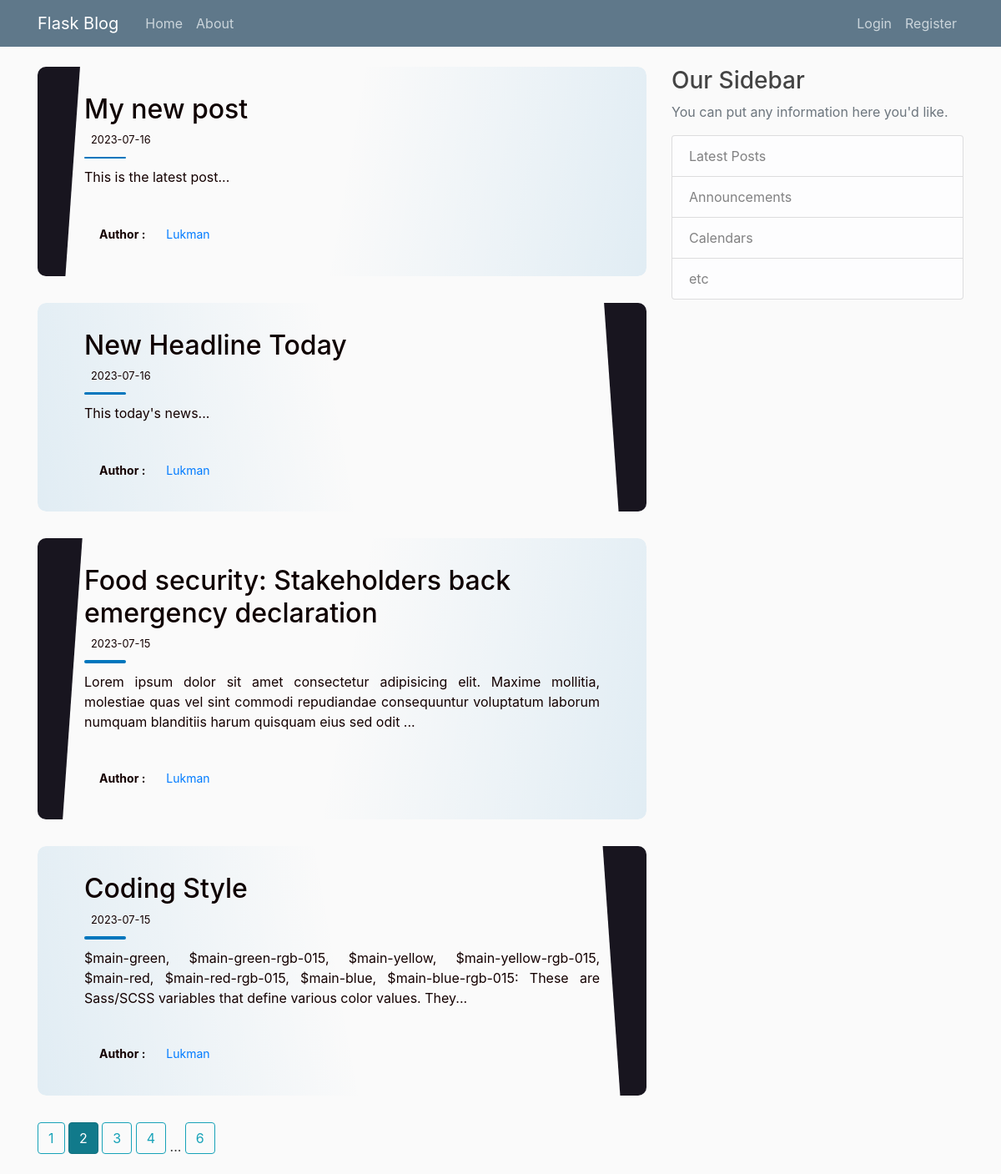
The page /home?page=2 on the database its author committed.
### flaskblog/models.py (models this page shows, shortened)
class Post(db.Model):
    id = db.Column(db.Integer, primary_key=True)
    title = db.Column(db.String(100), nullable=False)
    date_posted = db.Column(db.DateTime, nullable=False, default=datetime.utcnow)
    content = db.Column(db.Text, nullable=False)
    user_id = db.Column(db.Integer, db.ForeignKey('user.id'), nullable=False)

class User(db.Model, UserMixin):
    id = db.Column(db.Integer, primary_key=True)
    username = db.Column(db.String(20), unique=True, nullable=False)
    email = db.Column(db.String(120), unique=True, nullable=False)
    image_file = db.Column(db.String(20), nullable=False, default='default.jpg')
    password = db.Column(db.String(60), nullable=False)
    posts = db.relationship('Post', backref='author', lazy=True)

### flaskblog/main/routes.py (the view)
@main.route('/')
@main.route('/home')
def home():
    page = request.args.get('page', 1, type=int)
    posts= Post.query.order_by(Post.date_posted.desc()).paginate(page=page, per_page=4)#number of post per page
    return render_template('home.html', posts=posts, title='Home Page')

### flaskblog/templates/home.html (shortened to what this page needs)
{% extends 'layout.html' %}
{% block content %}
  {% for post in posts.items %}
		<article class="postcard dark blue">
			<div class="postcard__text">
                <h2><a href="{{ url_for('posts.post', post_id=post.id) }}" class="article-title">{{ post.title }}</a></h2>
				<div class="postcard__subtitle small">
					<time datetime="2020-05-25 12:00:00">
						{{ post.date_posted.strftime('%Y-%m-%d') }}
					</time>
				</div>
				<div class="postcard__bar"></div>
				<div class="postcard__preview-txt"><p class="article-content">{{ post.content[:200] }}...</p></div>
				<ul class="postcard__tagbox">
					<li class="tag__item"><b>Author :</b> </li>
					<li class="tag__item play blue">
            <a href="{{ url_for('posts.user_posts', username=post.author.username) }}" class="mr-2">{{ post.author.username }}</a>
					</li>
				</ul>
			</div>
		</article>
  {% endfor %}
  <div class="pagination-container">
    {% for page_num in posts.iter_pages(left_edge=1, right_edge=1, left_current=1, right_current=2) %}
      {% if page_num %}
        {% if posts.page == page_num %}
          <a class="btn btn-info mb-4 active" href="{{ url_for('main.home', page=page_num) }}">{{ page_num }}</a>
        {% else %}
          <a class="btn btn-outline-info mb-4" href="{{ url_for('main.home', page=page_num) }}">{{ page_num }}</a>
        {% endif %}
      {% else %}
        <span class="dots">...</span>
      {% endif %}
    {% endfor %}
  </div>
{% endblock %}

### flaskblog/static/css/main.css (style rules this page uses)
body { background: #fafafa; color: #333333; margin-top: 5rem; }
h1, h2, h3, h4, h5, h6 { color: #444444; }
:root { --main-green: #79dd09; --main-green-rgb-015: rgba(121, 221, 9, 0.1); --main-yellow: #bdbb49; --main-yellow-rgb-015: rgba(189, 187, 73, 0.1); --main-red: #bd150b; --main-red-rgb-015: rgba(189, 21, 11, 0.1); --main-blue: #0076bd; --main-blue-rgb-015: rgba(0, 118, 189, 0.1); }
.postcard { flex-wrap: wrap; display: flex; border-radius: 10px; margin: 0 0 2rem 0; overflow: hidden; position: relative; color: #070000; }
.postcard.dark .postcard__text { color: #140000; }
.postcard .small { font-size: 80%; }
.postcard .postcard__bar { width: 50px; height: 10px; margin: 10px 0; border-radius: 5px; transition: width 0.2s ease; }
.postcard .postcard__text { padding: 1.5rem; position: relative; display: flex; flex-direction: column; }
.article-title { color: #0f0101; }
.postcard .postcard__preview-txt { overflow: hidden; text-overflow: ellipsis; text-align: justify; height: 100%; }
.postcard .postcard__tagbox { display: flex; flex-flow: row wrap; font-size: 14px; margin: 20px 0 0 0; padding: 0; justify-content: center; }
.postcard .postcard__tagbox .tag__item { display: inline-block; border-radius: 3px; padding: 2.5px 10px; margin: 0 5px 5px 0; cursor: default; user-select: none; }
.postcard:before { content: ""; position: absolute; top: 0; right: 0; bottom: 0; left: 0; background-image: linear-gradient(-70deg, #424242, transparent 50%); opacity: 1; border-radius: 10px; }
@media screen and (min-width: 769px) { .postcard { flex-wrap: inherit; } }
@media screen and (min-width: 769px) { .postcard .postcard__tagbox { justify-content: start; } }
@media screen and (min-width: 769px) { .postcard .postcard__text { padding: 3rem; width: 100%; } }
@media screen and (min-width: 769px) { .postcard:nth-child(2n+1) { flex-direction: row; } }
@media screen and (min-width: 769px) { .postcard:nth-child(2n+0) { flex-direction: row-reverse; } }
@media screen and (min-width: 769px) { .postcard:nth-child(2n+1) .postcard__text::before { left: -12px !important; transform: rotate(4deg); } }
@media screen and (min-width: 769px) { .postcard:nth-child(2n+0) .postcard__text::before { right: -12px !important; transform: rotate(-4deg); } }
@media screen and (min-width: 1024px) { .postcard .postcard__text { padding: 2rem 3.5rem; } }
@media screen and (min-width: 1024px) { .postcard .postcard__text:before { content: ""; position: absolute; display: block; top: -20%; height: 130%; width: 55px; } }
@media screen and (min-width: 1024px) { .postcard.dark .postcard__text:before { background: #18151f; } }
.blue .postcard__bar { background-color: var(--main-blue); }
.blue:before { background-image: linear-gradient(-30deg, var(--main-blue-rgb-015), transparent 50%); }
.blue:nth-child(2n)::before { background-image: linear-gradient(30deg, var(--main-blue-rgb-015), transparent 50%); }
@media screen and (min-width: 769px) { .blue:before { background-image: linear-gradient(-80deg, var(--main-blue-rgb-015), transparent 50%); } }
@media screen and (min-width: 769px) { .blue:nth-child(2n)::before { background-image: linear-gradient(80deg, var(--main-blue-rgb-015), transparent 50%); } }

### rows shown on the page
Post: title "My new post", date_posted "2023-07-16", content "This is the latest post", author.username "Lukman"
Post: title "New Headline Today", date_posted "2023-07-16", content "This today's news", author.username "Lukman"
Post: title "Food security: Stakeholders back emergency declaration", date_posted "2023-07-15", content "Lorem ipsum dolor sit amet consectetur adipisicing elit. Maxime mollitia, molestiae quas vel sint commodi repudiandae consequuntur voluptatum laborum numquam blanditiis harum quisquam eius sed odit", author.username "Lukman"
Post: title "Coding Style", date_posted "2023-07-15", content "$main-green, $main-green-rgb-015, $main-yellow, $main-yellow-rgb-015, $main-red, $main-red-rgb-015, $main-blue, $main-blue-rgb-015: These are Sass/SCSS variables that define various color values. They", author.username "Lukman"

### other values the page prints
{{ page_num }} "1" "3" "4" "6"
{{ page_num }} "2"
